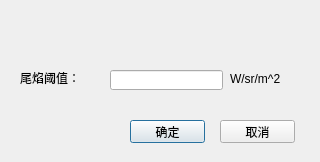
<?xml version="1.0" encoding="UTF-8"?>
<ui version="4.0">
 <class>JetThresholdDlg</class>
 <widget class="QDialog" name="JetThresholdDlg">
  <property name="geometry">
   <rect>
    <x>0</x>
    <y>0</y>
    <width>320</width>
    <height>162</height>
   </rect>
  </property>
  <property name="windowTitle">
   <string>JetThresholdDlg</string>
  </property>
  <widget class="QLabel" name="label">
   <property name="geometry">
    <rect>
     <x>20</x>
     <y>70</y>
     <width>71</width>
     <height>16</height>
    </rect>
   </property>
   <property name="text">
    <string>尾焰阈值：</string>
   </property>
  </widget>
  <widget class="QLineEdit" name="lineEdit">
   <property name="geometry">
    <rect>
     <x>110</x>
     <y>70</y>
     <width>113</width>
     <height>20</height>
    </rect>
   </property>
  </widget>
  <widget class="QPushButton" name="pushButton_OK">
   <property name="geometry">
    <rect>
     <x>130</x>
     <y>120</y>
     <width>75</width>
     <height>23</height>
    </rect>
   </property>
   <property name="text">
    <string>确定</string>
   </property>
  </widget>
  <widget class="QPushButton" name="pushButton_Cancel">
   <property name="geometry">
    <rect>
     <x>220</x>
     <y>120</y>
     <width>75</width>
     <height>23</height>
    </rect>
   </property>
   <property name="text">
    <string>取消</string>
   </property>
  </widget>
  <widget class="QLabel" name="label_6">
   <property name="geometry">
    <rect>
     <x>230</x>
     <y>70</y>
     <width>54</width>
     <height>31</height>
    </rect>
   </property>
   <property name="text">
    <string>W/sr/m^2
</string>
   </property>
  </widget>
 </widget>
 <layoutdefault spacing="6" margin="11"/>
 <resources/>
 <connections/>
</ui>
